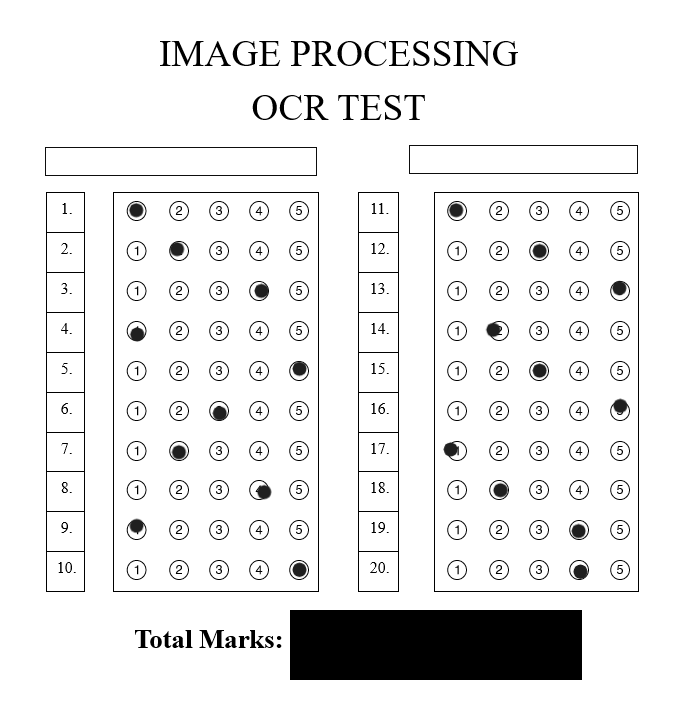
#> input picture 33.png, 692 x 701 px
$ python main.py
#> lines starting #> are read from the running program, lines starting #| are printed output that depends on the picture; after the words box and inside, x2 and y2 are one past the last pixel; in counts of white or black regions, pixels touching at a corner belong together
### tools.py
import cv2
import numpy as np

def rectContour(contours):

    rectCon = []
    max_area = 0
    for i in contours:
        area = cv2.contourArea(i)
        if area > 50:
            peri = cv2.arcLength(i, True)
            approx = cv2.approxPolyDP(i, 0.02 * peri, True)
            if len(approx) == 4:
                rectCon.append(i)
    rectCon = sorted(rectCon, key=cv2.contourArea,reverse=True)
    #print(len(rectCon))
    return rectCon

def getCornerPoints(cont):
    peri = cv2.arcLength(cont, True) # LENGTH OF CONTOUR
    approx = cv2.approxPolyDP(cont, 0.02 * peri, True) # APPROXIMATE THE POLY TO GET CORNER POINTS
    return approx

def reorder(myPoints):

    myPoints = myPoints.reshape((4, 2)) # REMOVE EXTRA BRACKET
    # print(myPoints)
    myPointsNew = np.zeros((4, 1, 2), np.int32) # NEW MATRIX WITH ARRANGED POINTS
    add = myPoints.sum(1)
    # print(add)
    # print(np.argmax(add))
    myPointsNew[0] = myPoints[np.argmin(add)]  #[0,0]
    myPointsNew[3] =myPoints[np.argmax(add)]   #[w,h]
    diff = np.diff(myPoints, axis=1)
    myPointsNew[1] =myPoints[np.argmin(diff)]  #[w,0]
    myPointsNew[2] = myPoints[np.argmax(diff)] #[h,0]

    return myPointsNew

def splitBoxes(img):
    rows = np.vsplit(img,10)
    boxes=[]
    for r in rows:
        cols= np.hsplit(r,5)
        for box in cols:
            boxes.append(box)
    return boxes

def showAnswers(img, myIndex, grading, ans, questions=10, choices=5):
    secW = int(img.shape[1] / choices)
    secH = int(img.shape[0] / questions)

    for x in range(0, questions):
        myAns = myIndex[x]
        cX = (myAns * secW) + secW // 2
        cY = (x * secH) + secH // 2
        if grading[x] == 1:
            myColor = (0, 255, 0)
            cv2.circle(img, (cX, cY), 30, myColor, cv2.FILLED)
        else:
            myColor = (0, 0, 255)
            cv2.circle(img, (cX, cY), 30, myColor, cv2.FILLED)

            # CORRECT ANSWER
            myColor = (0, 255, 0)
            correctAns = ans[x]
            cv2.circle(img, ((correctAns * secW) + secW // 2, (x * secH) + secH // 2), 20, myColor, cv2.FILLED)

def showAnswersR(img, myIndex, grading, ans, questions=10, choices=5):
    secW = int((img.shape[1]) / choices)
    secH = int(img.shape[0] / questions)

    for x in range(0, questions):
        myAns = myIndex[x]
        cX = (myAns * secW) + secW // 2
        cY = (x * secH) + secH // 2
        if grading[x] == 1:
            myColor = (0, 255, 0)
            cv2.circle(img, (cX, cY), 30, myColor, cv2.FILLED)
        else:
            myColor = (0, 0, 255)
            cv2.circle(img, (cX, cY), 30, myColor, cv2.FILLED)

            # CORRECT ANSWER
            myColor = (0, 255, 0)
            correctAns = ans[x]
            cv2.circle(img, ((correctAns * secW) + secW // 2, (x * secH) + secH // 2), 20, myColor, cv2.FILLED)

# [12 lines of commented-out code are left out]

def drawGrid(img, questions=10, choices=5):
    secW = int(img.shape[1] / choices)  # Divide image width by number of choices
    secH = int(img.shape[0] / questions)  # Divide image height by number of questions

    for i in range(0, questions + 1):  # Draw horizontal lines
        pt1 = (0, secH * i)
        pt2 = (img.shape[1], secH * i)
        cv2.line(img, pt1, pt2, (255, 255, 0), 2)

    for j in range(0, choices + 1):  # Draw vertical lines
        pt3 = (secW * j, 0)
        pt4 = (secW * j, img.shape[0])
        cv2.line(img, pt3, pt4, (255, 255, 0), 2)


    return img


def stackImages(imgArray, scale, labels=[]):
    rows = len(imgArray)
    cols = len(imgArray[0])
    rowsAvailable = isinstance(imgArray[0], list)
    width = imgArray[0][0].shape[1]
    height = imgArray[0][0].shape[0]
    if rowsAvailable:
        for x in range(0, rows):
            for y in range(0, cols):
                if imgArray[x][y].shape[:2] == imgArray[0][0].shape[:2]:
                    imgArray[x][y] = cv2.resize(imgArray[x][y], (0, 0), None, scale, scale)
                else:
                    imgArray[x][y] = cv2.resize(imgArray[x][y], (imgArray[0][0].shape[1], imgArray[0][0].shape[0]), None, scale, scale)
                if len(imgArray[x][y].shape) == 2:
                    imgArray[x][y] = cv2.cvtColor(imgArray[x][y], cv2.COLOR_GRAY2BGR)
        imageBlank = np.zeros((height, width, 3), np.uint8)
        hor = [imageBlank] * rows
        hor_con = [imageBlank] * rows
        for x in range(0, rows):
            hor[x] = np.hstack(imgArray[x])
        ver = np.vstack(hor)
    else:
        for x in range(0, rows):
            if imgArray[x].shape[:2] == imgArray[0].shape[:2]:
                imgArray[x] = cv2.resize(imgArray[x], (0, 0), None, scale, scale)
            else:
                imgArray[x] = cv2.resize(imgArray[x], (imgArray[0].shape[1], imgArray[0].shape[0]), None, scale, scale)
            if len(imgArray[x].shape) == 2:
                imgArray[x] = cv2.cvtColor(imgArray[x], cv2.COLOR_GRAY2BGR)
        hor = np.hstack(imgArray)
        ver = hor
    return ver

### main.py
import cv2
import numpy as np
import tools

image_path = '33.png' #image to tested
questions=10 #No of questions
choices=5 #No of choises
heightImg = 700
widthImg  = 700
ans1 = [1, 2, 1, 2, 0, 1, 2, 4, 2, 4]
ans2 = [1, 2, 2, 3, 4, 1, 2, 3, 0, 3] # Answers

count=0

image = cv2.imread(image_path)  # Read image
#> image is the input picture: shape (701, 692, 3); min 0, max 255, mean 233.2
Limage = cv2.imread(image_path)
image = cv2.resize(image, (widthImg, heightImg))
#> image: shape (700, 700, 3)
FinalImage = image.copy()
imgBlank = np.zeros((heightImg, widthImg, 3), np.uint8)
imgGray = cv2.cvtColor(image, cv2.COLOR_BGR2GRAY) #convert to grayscale
imgBlur = cv2.GaussianBlur(imgGray, (5, 5), 1)
imgCanny = cv2.Canny(imgBlur, 10, 70) #apply canny method
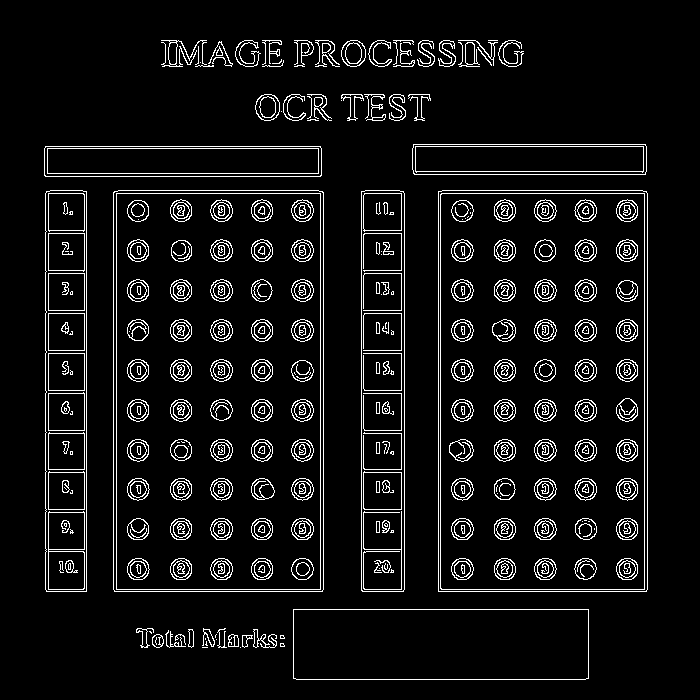
#> imgCanny: shape (700, 700); 7% white in thin lines or dots, all inside (x1, y1, x2, y2) = (44, 40, 648, 680)

try:
    imgContour = image.copy()
    imgLContour = image.copy()
    contours, hierarchy = cv2.findContours(imgCanny, cv2.RETR_EXTERNAL, cv2.CHAIN_APPROX_NONE) #find all contours
#> contours = 65 contours, 30 with area under 20; largest, box (x1, y1, x2, y2) and area: (113, 190, 324, 592) 84197, (438, 190, 648, 592) 83798, (293, 609, 589, 680) 20645, (361, 190, 405, 592) 17232, (45, 190, 87, 592) 16416
    cv2.drawContours(imgContour, contours, -1, (0, 255, 0), 5)  # Draw contours on picture

    rectCon = tools.rectContour(contours)
#> the loop in rectContour, `for i in contours:` made 65 passes
#> (area, peri, approx) on passes 20 to 22: (20645, 728.8, [[293, 609], [296, 679], [588, 678], [588, 609]]), (83798, 1217.7, [[438, 191], [438, 591], [646, 591], [646, 191]]), (17231.5, 885.1, [[365, 190], [361, 590], [403, 591], [404, 193]])
#> after the loop in rectContour, `for i in contours:`: rectCon = 7 contours; box (x1, y1, x2, y2) and area: (113, 190, 324, 592) 84197, (438, 190, 648, 592) 83798, (293, 609, 589, 680) 20645, (361, 190, 405, 592) 17232, (45, 190, 87, 592) 16416, (44, 146, 322, 177) 8306, (412, 144, 647, 175) 7008
    biggestRectangle = tools.getCornerPoints(rectCon[1])  # Get biggest contour
#> in getCornerPoints, `peri = cv2.arcLength(cont, True)`: peri = 1217.7
#> in getCornerPoints, `approx = cv2.approxPolyDP(cont, 0.02 * peri, True)`: approx = [[438, 191], [438, 591], [646, 591], [646, 191]]
#> biggestRectangle = [[438, 191], [438, 591], [646, 591], [646, 191]]
    LeftRectangle = tools.getCornerPoints(rectCon[0]) #get left contour
#> LeftRectangle = [[114, 191], [114, 591], [322, 591], [323, 192]]
    RightRecatngle = tools.getCornerPoints(rectCon[1]) #get right contour
#> RightRecatngle = [[438, 191], [438, 591], [646, 591], [646, 191]]
    gradeRectangle = tools.getCornerPoints(rectCon[2])  # Get final marks contour
#> gradeRectangle = [[293, 609], [296, 679], [588, 678], [588, 609]]

    if gradeRectangle.size != 0 and LeftRectangle.size != 0 and RightRecatngle.size != 0:

        LeftRectangle = tools.reorder(LeftRectangle)
#> in reorder, `myPoints = myPoints.reshape((4, 2))`: myPoints = [[114, 191], [114, 591], [322, 591], [323, 192]]
#> in reorder, `add = myPoints.sum(1)`: add = [305, 705, 913, 515]
#> in reorder, `diff = np.diff(myPoints, axis=1)`: diff = [77, 477, 269, -131]
#> LeftRectangle = [[114, 191], [323, 192], [114, 591], [322, 591]]
        cv2.drawContours(imgLContour, LeftRectangle, -1, (0, 255, 0), 20)
        Lpts1 = np.float32(LeftRectangle)
#> Lpts1 = [[114, 191], [323, 192], [114, 591], [322, 591]]
        Lpts2 = np.float32([[0, 0], [widthImg, 0], [0, heightImg], [widthImg, heightImg]]) # take points to warp
        Lmatrix = cv2.getPerspectiveTransform(Lpts1, Lpts2) # get transformation matrix
#> Lmatrix = [[3.33, -5.56e-17, -379.5], [-0.0083, 1.74, -330.5], [-1.19e-05, -1.19e-05, 1]]
        LimgWarpColored = cv2.warpPerspective(image, Lmatrix, (widthImg, heightImg)) # apply warp perspective

        RightRecatngle = tools.reorder(RightRecatngle)
#> RightRecatngle = [[438, 191], [646, 191], [438, 591], [646, 591]]
        cv2.drawContours(imgLContour, RightRecatngle, -1, (0, 255, 0), 20)
        Rpts1 = np.float32(RightRecatngle)
#> Rpts1 = [[438, 191], [646, 191], [438, 591], [646, 591]]
        Rpts2 = np.float32([[0, 0], [widthImg, 0], [0, heightImg], [widthImg, heightImg]])
        Rmatrix = cv2.getPerspectiveTransform(Rpts1, Rpts2)
#> Rmatrix = [[3.37, 5.72e-17, -1474], [8.8e-17, 1.75, -334.3], [7.81e-19, 2.03e-19, 1]]
        RimgWarpColored = cv2.warpPerspective(image, Rmatrix, (widthImg, heightImg))

        cv2.drawContours(imgLContour, gradeRectangle, -1, (255, 0, 0), 20)
        gradePoints = tools.reorder(gradeRectangle)
#> gradePoints = [[293, 609], [588, 609], [296, 679], [588, 678]]
        ptsG1 = np.float32(gradePoints)
#> ptsG1 = [[293, 609], [588, 609], [296, 679], [588, 678]]
        ptsG2 = np.float32([[0, 0], [325, 0], [0, 150], [325, 150]])
        matrixG = cv2.getPerspectiveTransform(ptsG1, ptsG2)
#> matrixG = [[0.986, -0.0422, -263.1], [-3.87e-16, 1.93, -1172.7], [-4.44e-05, -0.00013, 1]]
        imgGradeDisplay = cv2.warpPerspective(image, matrixG, (325, 150))

        LimgWarpColored = cv2.resize(LimgWarpColored, (widthImg, heightImg))
        RimgWarpColored = cv2.resize(RimgWarpColored, (widthImg, heightImg))

        LimgWarpGray = cv2.cvtColor(LimgWarpColored, cv2.COLOR_BGR2GRAY)
        LimgThresh = cv2.threshold(LimgWarpGray, 170, 255, cv2.THRESH_BINARY_INV)[1]

        RimgWarpGray = cv2.cvtColor(RimgWarpColored, cv2.COLOR_BGR2GRAY)  # apply grayscale
        RimgThresh = cv2.threshold(RimgWarpGray, 170, 255, cv2.THRESH_BINARY_INV)[1] # apply threshold

        boxesL = tools.splitBoxes(LimgThresh) #split into boxes
#> in splitBoxes, `rows = np.vsplit(img,10)`: rows = 10 items
#> the loop in splitBoxes, `for r in rows:` made 10 passes
#> after the loop in splitBoxes, `for r in rows:`: boxes = 50 items
#> boxesL = 50 items
        LcountR = 0
        LcountC = 0
        LmyPixelVal = np.zeros((questions, choices)) #create array to store data

        boxesR = tools.splitBoxes(RimgThresh)
#> the loop in splitBoxes (call 2), `for r in rows:` made 10 passes
#> boxesR = 50 items
        RcountR = 0
        RcountC = 0
        RmyPixelVal = np.zeros((questions, choices))

        for Limage in boxesL: #store non zero values - values of the sizes in pixels
            totalPixelsL = cv2.countNonZero(Limage)
            LmyPixelVal[LcountR][LcountC] = totalPixelsL
            LcountC += 1
            if LcountC == choices:
                LcountC = 0
                LcountR += 1
#> this loop made 50 passes
#> totalPixelsL on passes 1 to 4: 2087, 1097, 982, 942
#> after the loop, LcountC = 0; LcountR = 10; LmyPixelVal = [[2087, 1097, 982, 942, 1291], [869, 1413, 715, 656, 1058], [901, 703, 715, 1430, 1064], [1655, 711, 703, 671, 1067], [899, 706, 699, 675, 1814], [885, 696, 1454, 679, 995], [873, 1490, 713, 668, 990], [891, 680, 696, 1366, 970], [1635, 692, 706, 664, 911], [1171, 965, 981, 941, 1988]]


        for Rimage in boxesR:
            totalPixelsR = cv2.countNonZero(Rimage)
            RmyPixelVal[RcountR][RcountC] = totalPixelsR
            RcountC += 1
            if RcountC == choices:
                RcountC = 0
                RcountR += 1
#> this loop made 50 passes
#> totalPixelsR on passes 1 to 4: 2058, 980, 977, 946
#> after the loop, RcountC = 0; RcountR = 10; RmyPixelVal = [[2058, 980, 977, 946, 1246], [888, 705, 1496, 690, 978], [894, 698, 705, 684, 1686], [897, 1436, 710, 685, 989], [893, 712, 1500, 681, 992], [870, 699, 688, 667, 1678], [1681, 699, 688, 659, 969], [868, 1488, 682, 652, 951], [862, 688, 675, 1501, 956], [1145, 973, 965, 1726, 1239]]

        # filter and get the user answers
        myIndexL = []
        for xL in range(questions):
            arrL = LmyPixelVal[xL]
            LmyIndexVal = np.where(arrL == np.amax(arrL))
            myIndexL.append(LmyIndexVal[0][0])
#> this loop made 10 passes
#> (arrL, LmyIndexVal) on passes 1 to 4: ([2087, 1097, 982, 942, 1291], ([0],)), ([869, 1413, 715, 656, 1058], ([1],)), ([901, 703, 715, 1430, 1064], ([3],)), ([1655, 711, 703, 671, 1067], ([0],))
#> after the loop, myIndexL = [0, 1, 3, 0, 4, 2, 1, 3, 0, 4]

        myIndexR = []
        for xR in range(questions):
            arrR = RmyPixelVal[xR]
            RmyIndexVal = np.where(arrR == np.amax(arrR))
            myIndexR.append(RmyIndexVal[0][0])
#> this loop made 10 passes
#> (arrR, RmyIndexVal) on passes 1 to 4: ([2058, 980, 977, 946, 1246], ([0],)), ([888, 705, 1496, 690, 978], ([2],)), ([894, 698, 705, 684, 1686], ([4],)), ([897, 1436, 710, 685, 989], ([1],))
#> after the loop, myIndexR = [0, 2, 4, 1, 2, 4, 0, 1, 3, 3]

        Newgrading = []
        for x in range(questions):
            if ans1[x] == myIndexL[x]:
                Newgrading.append(1)
            else:
                Newgrading.append(0)
#> after the loop, Newgrading = [0, 0, 0, 0, 0, 0, 0, 0, 0, 1]

        for x in range(questions):
            if ans2[x] == myIndexR[x]:
                Newgrading.append(1)
            else:
                Newgrading.append(0)
#> after the loop, Newgrading = [0, 0, 0, 0, 0, 0, 0, 0, 0, 1, 0, 1, 0, 0, 0, 0, 0, 0, 0, 1]

        Newscore = (sum(Newgrading) / (2*questions)) * 100
#> Newscore = 15
        print(myIndexR)
#| [0, 2, 4, 1, 2, 4, 0, 1, 3, 3]

        tools.showAnswers(LimgWarpColored, myIndexL, Newgrading[:questions], ans1)
#> the loop in showAnswers, `for x in range(0, questions):` made 10 passes
#> (myAns, cX) on passes 1 to 4: (0, 70), (1, 210), (3, 490), (0, 70)
        tools.drawGrid(LimgWarpColored)
#> after the loop in drawGrid, `for j in range(0, choices + 1):`:
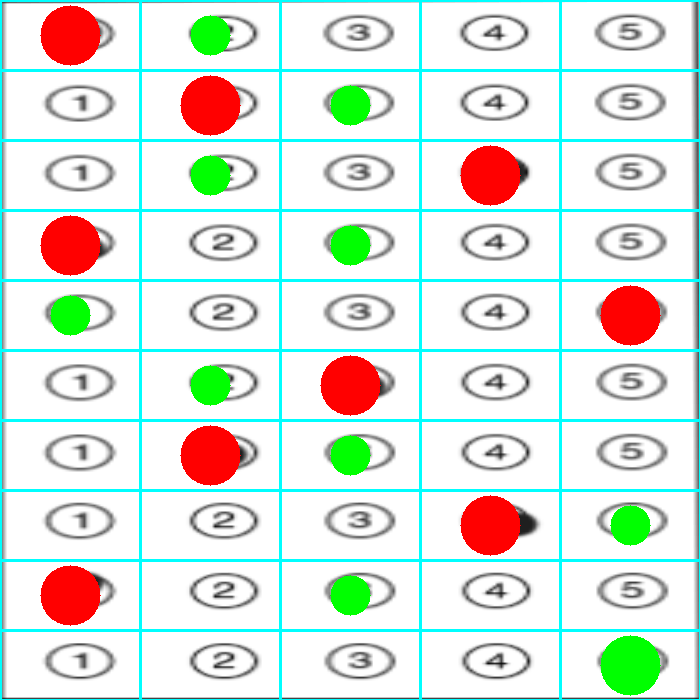
#> img: shape (700, 700, 3); mean B, G, R 223.3, 230.7, 220.4
        LimgRawDrawings = np.zeros_like(LimgWarpColored)
        tools.showAnswers(LimgRawDrawings, myIndexL, Newgrading[:questions], ans1)
#> the loop in showAnswers (call 2), `for x in range(0, questions):` made 10 passes
        LinvMatrix = cv2.getPerspectiveTransform(Lpts2, Lpts1)
#> LinvMatrix = [[0.3, 0.000785, 114], [0.00212, 0.575, 191], [3.58e-06, 6.89e-06, 1]]
        LimgInvWarp = cv2.warpPerspective(LimgRawDrawings, LinvMatrix, (widthImg, heightImg))

        tools.showAnswersR(RimgWarpColored, myIndexR, Newgrading[questions:], ans2)
#> the loop in showAnswersR, `for x in range(0, questions):` made 10 passes
#> (myAns, cX) on passes 1 to 4: (0, 70), (2, 350), (4, 630), (1, 210)
        tools.drawGrid(RimgWarpColored)
#> call 2 of drawGrid, with questions = 10, choices = 5
#> after the loop in drawGrid (call 2), `for j in range(0, choices + 1):`:
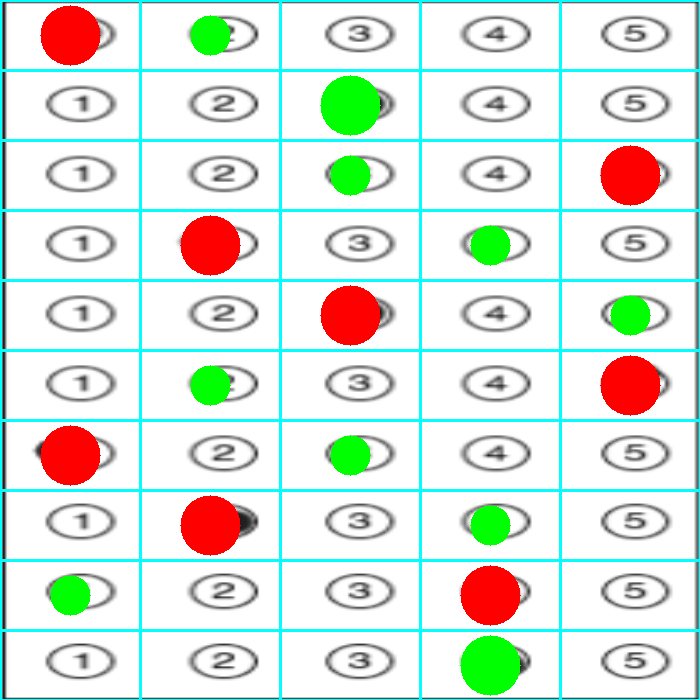
#> img: shape (700, 700, 3); mean B, G, R 223.2, 231.4, 218.8
        RimgRawDrawings = np.zeros_like(RimgWarpColored)
        tools.showAnswersR(RimgRawDrawings, myIndexR, Newgrading[questions:], ans2)
#> call 2 of showAnswersR, with questions = 10, choices = 5
#> the loop in showAnswersR (call 2), `for x in range(0, questions):` made 10 passes
#> after the loop in showAnswersR (call 2), `for x in range(0, questions):`:
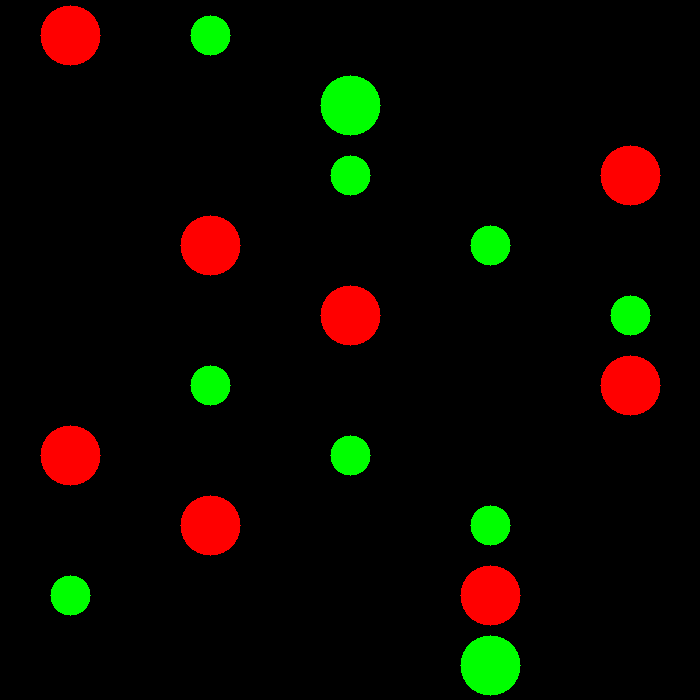
#> img: shape (700, 700, 3); mean B, G, R 0, 8.2, 11.7
        RinvMatrix = cv2.getPerspectiveTransform(Rpts2, Rpts1)
#> RinvMatrix = [[0.297, 0, 438], [0, 0.571, 191], [0, 0, 1]]
        RimgInvWarp = cv2.warpPerspective(RimgRawDrawings, RinvMatrix, (widthImg, heightImg))

        imgRawGrade = np.zeros_like(imgGradeDisplay,np.uint8) # NEW BLANK IMAGE WITH GRADE AREA SIZE
        cv2.putText(imgRawGrade,str(int(Newscore))+"%",(60,100),cv2.FONT_HERSHEY_COMPLEX,3,(50,50,255),2) # ADD THE GRADE TO NEW IMAGE
        invMatrixG = cv2.getPerspectiveTransform(ptsG2, ptsG1) # INVERSE TRANSFORMATION MATRIX
#> invMatrixG = [[0.934, 0.0403, 293], [0.0274, 0.513, 609], [4.51e-05, 6.85e-05, 1]]
        imgInvGradeDisplay = cv2.warpPerspective(imgRawGrade, invMatrixG, (widthImg, heightImg)) # INV IMAGE WARP

        # print(questions)

        imgFinal = cv2.addWeighted(FinalImage, 1, LimgInvWarp, 1, 0)
        imgFinal = cv2.addWeighted(imgFinal, 1, RimgInvWarp, 1, 0)
        imgFinal = cv2.addWeighted(imgFinal,1,imgInvGradeDisplay,0.7,0)

        imageArray = ([image, imgGray, imgCanny, imgContour],
                      [imgLContour, RimgThresh, RimgWarpColored, imgFinal])


except Exception as e:
    print(f"Error: {e}")
    imageArray = ([image, imgGray, imgCanny, imgContour],
                [imgBlank, imgBlank, imgBlank, imgBlank])


labels = [["Original", "Gray", "Edges", "Contours"],
          ["Biggest Contour", "Threshold", "Warped", "Final"]]

stackedImage = tools.stackImages(imageArray, 0.5, labels)
#> in stackImages, `rows = len(imgArray)`: rows = 2
#> in stackImages, `cols = len(imgArray[0])`: cols = 4
#> in stackImages, `rowsAvailable = isinstance(imgArray[0], list)`: rowsAvailable = True
#> in stackImages, `hor = [imageBlank] * rows`: hor = 2 items
#> in stackImages, `ver = np.vstack(hor)`:
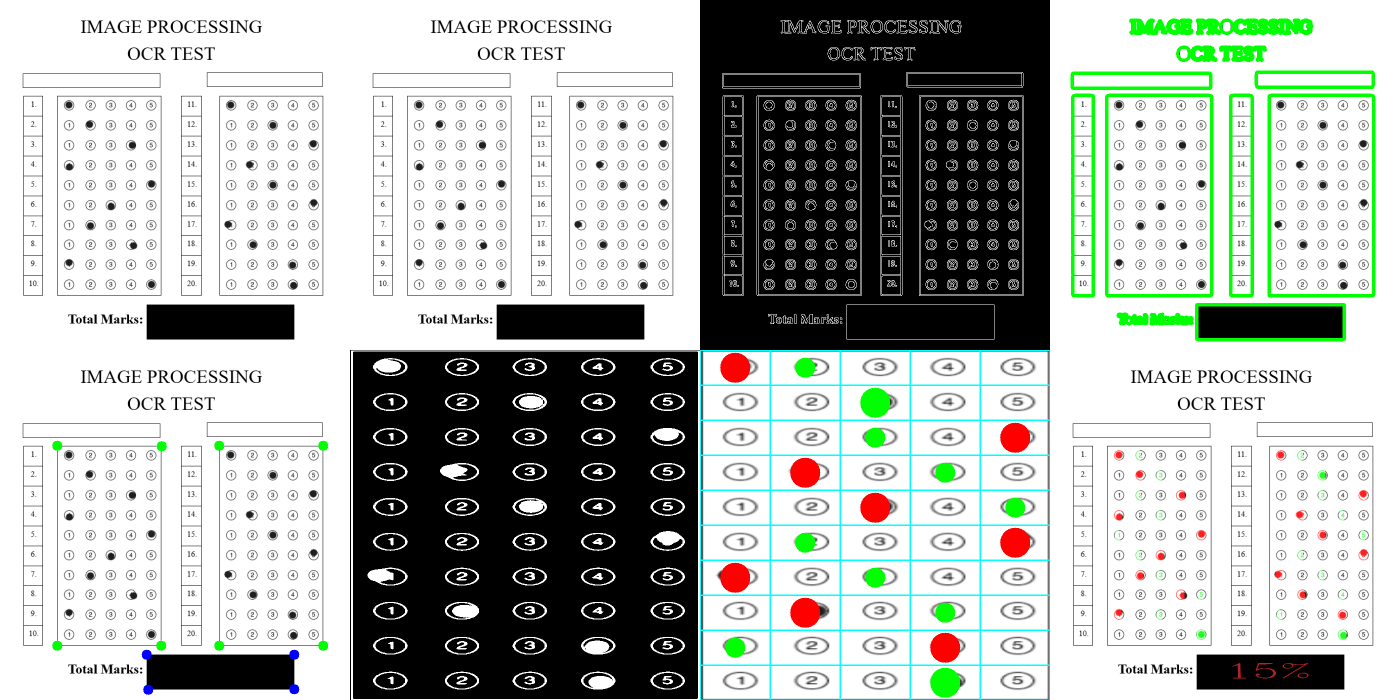
#> ver: shape (700, 1400, 3); mean of channels 0, 1, 2 175.9, 181, 175.5; drawn as B, G, R

cv2.imshow("OCR checker",stackedImage)
cv2.waitKey(0)
cv2.destroyAllWindows()
